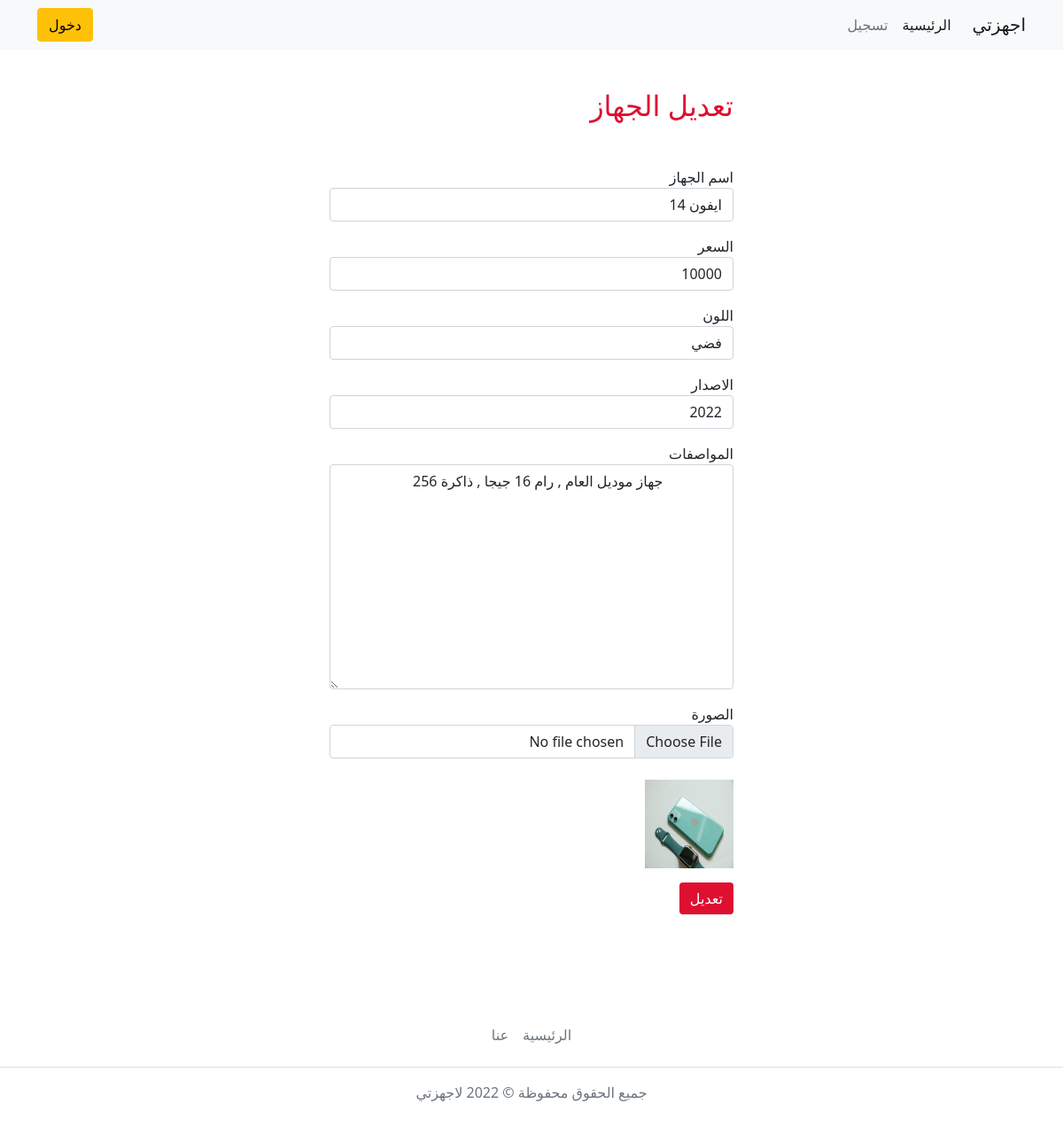
Screenshot of /editDevice-page.php?edit_device=18 with the database file from the repository.
### tables this page shows
CREATE TABLE `devices` (
  `id` int NOT NULL,
  `name` varchar(255) NOT NULL,
  `price` int NOT NULL,
  `color` varchar(255) NOT NULL,
  `version` int NOT NULL,
  `des` text NOT NULL,
  `device_img` text NOT NULL
);

### getSingleDevice.php (called while the page is built)
<?php
class getSingleDevice
{
  function singleDevice($id)
  {
    global $conn;
    $sql = "SELECT * FROM devices WHERE id = $id";
    $result = $conn->query($sql);
    if ($result->num_rows > 0) {
      $data = $result;
      return $data;
    } else {
      return false;
    }
  }
}

### editDevice-page.php (the view, shortened to what this page needs)
<?php
include 'header.php';
include 'getSingleDevice.php';
$getSingleDevice = new getSingleDevice();
?>
<div class="update-form mx-auto">
  <div class="container">
    <h2 class="title">تعديل الجهاز</h2>
    <?php
    if (isset($_GET['edit_device']) && $_GET['edit_device'] !== '') {
        $edit_id = $_GET['edit_device'];
        foreach ($getSingleDevice->singleDevice($edit_id) as $device) {
            $name = $device['name'];
            $price = $device['price'];
            $color = $device['color'];
            $version = $device['version'];
            $des = $device['des'];
            $image = $device['device_img'];
    ?>
    <form class="device-form" action="<?php echo $_SERVER['PHP_SELF']; ?>" method="post"
      enctype="multipart/form-data">
      <div class="form-group mb-3">
        <label>اسم الجهاز</label>
        <input type="text" name="name" class="form-control" value='<?php echo $name; ?>'>
      </div>
      <div class="form-group mb-3">
        <label>السعر</label>
        <input type="number" name="price" class="form-control"
          value='<?php echo $price; ?>'>
      </div>
      <div class="form-group mb-3">
        <label>اللون</label>
        <input type="text" name="color" class="form-control"
          value='<?php echo $color; ?>'>
      </div>
      <div class="form-group mb-3">
        <label>الاصدار</label>
        <input type="text" name="version" class="form-control"
          value='<?php echo $version; ?>'>
      </div>
      <div class="form-group mb-3">
        <label for="">المواصفات </label>
        <textarea name="des" id="editor" cols="5" rows="10" class="form-control" value="">
                <?php echo $des; ?>
            </textarea>
      </div>
      <div class="form-group mb-3">
        <label for="">الصورة</label>
        <input type="file" name="device_img" class="form-control" />
        <br>
        <?php if($image){?>
        <img src="<?php echo $image; ?>" class="img-responsive img-rounded"
          height="100px" width="100px" />
        <?php } ?>
      </div>
      <div class="form-group mb-3">
        <input type="submit" name="save_edit_device" value="تعديل"
          class="btn btn-primary">
      </div>
    </form>
    <?php
        }
    }
    ?>
  </div>
</div>
<?php include 'footer.php'; ?>

### css/style.css (style rules this page uses)
* { box-sizing: border-box; margin: 0; padding: 0; }
:root { --primary: #de0f31; accent-color: var(--primary); }
.btn-primary { background-color: var(--primary); color: #fff; border:0; }
[type="tel"], [type="url"], [type="email"], [type="number"] { direction: rtl; }
.devices, .single-device , .update-form { margin: 100px 0; }
.title { margin-bottom: 50px; color:var(--primary); }
.update-form { width: 40%; }

### rows the page displays
devices: name "ايفون 14", price "10000", color "فضي", version "2022", des "جهاز موديل العام , رام 16 جيجا , ذاكرة 256", device_img (picture)
